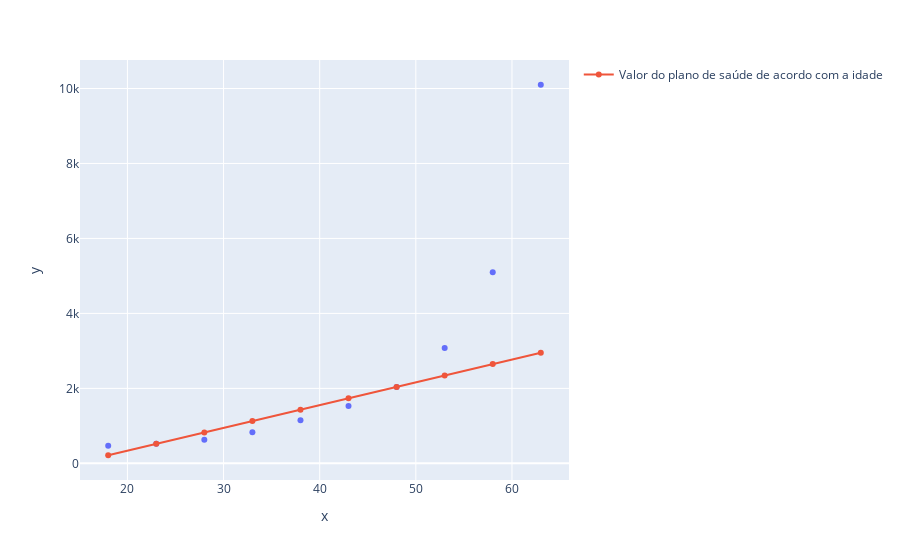

Notebook source saved alongside this figure:
### Code cell
grafico = px.scatter(x=x_plano_saude2.ravel(), y=y_plano_saude2)
grafico.add_scatter(x=x_plano_saude2.ravel(), y=regressor_svr_saude_linear.predict(x_plano_saude2), name='Valor do plano de saúde de acordo com a idade')
grafico.show()

### Figure 1 — Plotly figure (JSON) as saved in the notebook; plotly's stock layout.template omitted (floating-point values rounded to 4 significant figures)
{"data": [{"hovertemplate": "x=%{x}<br>y=%{y}<extra></extra>", "legendgroup": "", "marker": {"color": "#636efa", "symbol": "circle"}, "mode": "markers", "name": "", "orientation": "v", "showlegend": false, "type": "scatter", "x": [18, 23, 28, 33, 38, 43, 48, 53, 58, 63], "xaxis": "x", "y": [470, 520, 630, 830, 1150, 1530, 2040, 3080, 5100, 10100], "yaxis": "y"}, {"name": "Valor do plano de saúde de acordo com a idade", "type": "scatter", "x": [18, 23, 28, 33, 38, 43, 48, 53, 58, 63], "y": [216.1, 520.1, 824.1, 1128.0, 1432.0, 1736.0, 2040.0, 2344.0, 2648.0, 2952.0]}], "layout": {"legend": {"tracegroupgap": 0}, "margin": {"t": 60}, "xaxis": {"anchor": "y", "domain": [0, 1], "title": {"text": "x"}}, "yaxis": {"anchor": "x", "domain": [0, 1], "title": {"text": "y"}}}}
